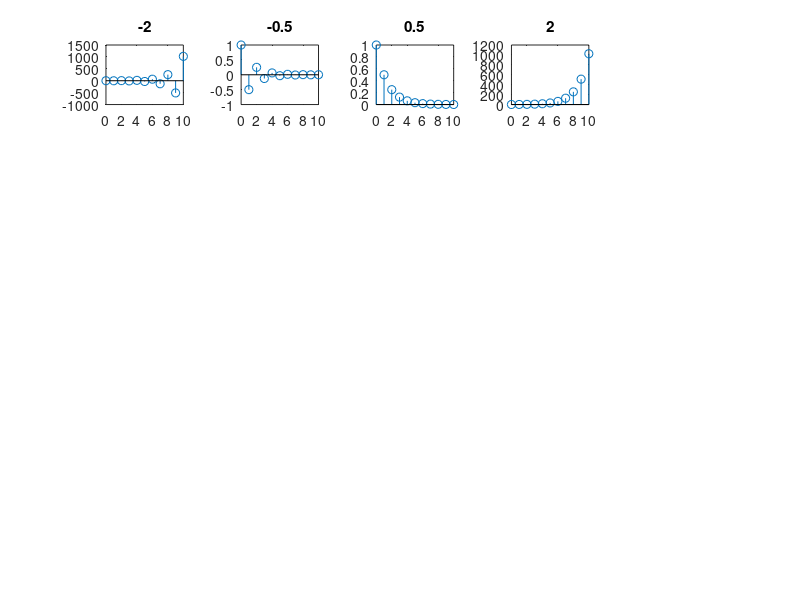

The MATLAB script that drew this image:
n = 0:10;
z = [-2,-.5,.5,2];
% for loop for the subplots
for plotingg = 1:4
    x = z(plotingg).^n;
    subplot(5,5,plotingg)
    stem(n,x)
    % title it with current z
    title(z(plotingg))
end